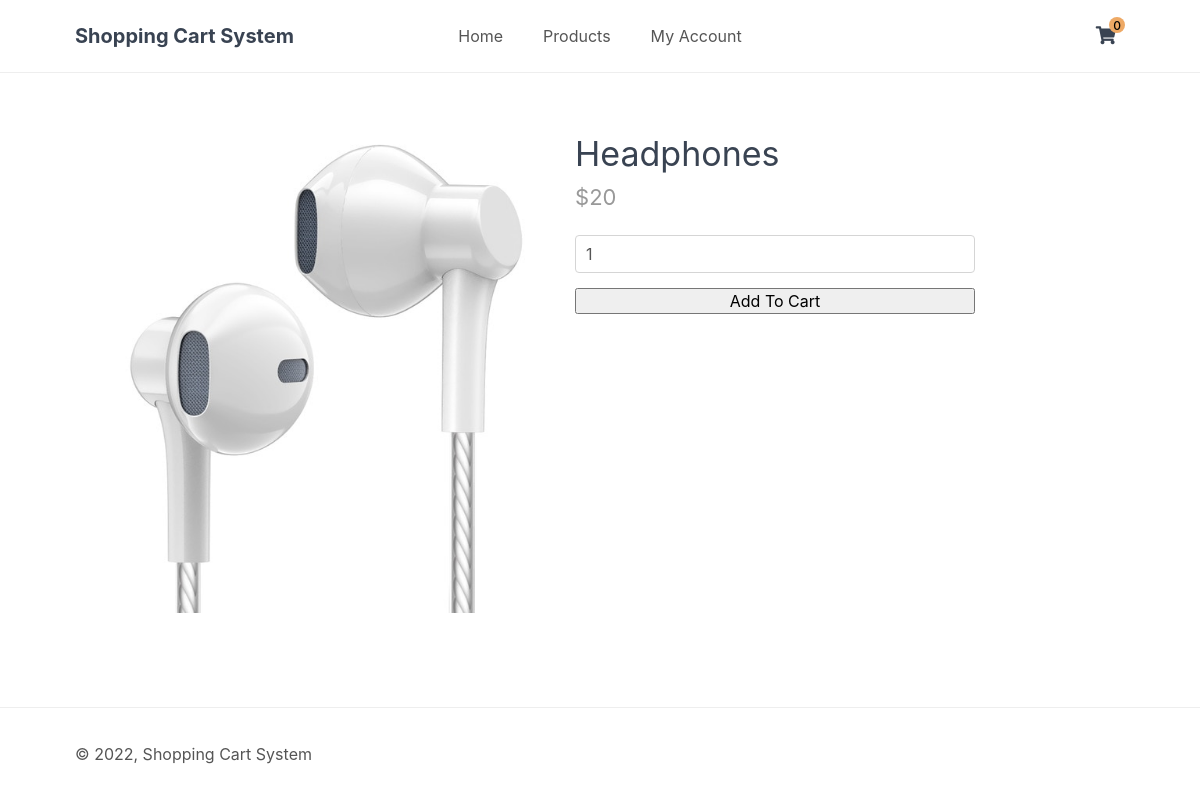
Screenshot of /index.php?page=product&id=3 with the database file from the repository.
### tables this page shows
CREATE TABLE IF NOT EXISTS `item` (
	`item_id`			INT NOT NULL AUTO_INCREMENT,
	`item_name` 		VARCHAR(64),
	`desc` 				VARCHAR(1024),
	`price` 			INT,
	`discount_price`	INT,
	`quantity` 			INT,
	`img` 				VARCHAR(32),
	`date_added` 		DATETIME NOT NULL DEFAULT CURRENT_TIMESTAMP,
	`availability` 		BOOLEAN,
	PRIMARY KEY (`item_id`)
);

### index.php (called while the page is built, shortened)
<?php
include 'functions.php';
$page = isset($_GET['page']) && file_exists($_GET['page'] . '.php') ? $_GET['page'] : 'home';
include $page . '.php';
?>

### product.php (the view, shortened to what this page needs)
<?php
if (isset($_GET['id'])) {
    $stmt = $pdo->prepare('SELECT * FROM item WHERE item_id = ?');
    $stmt->execute([$_GET['id']]);
    $product = $stmt->fetch(PDO::FETCH_ASSOC);
} else {
    exit('Product does not exist!');
}
?>
<?=template_header('Product')?>
<div class="product content-wrapper">
    <img src="imgs/<?=$product['img']?>" width="500" height="500" alt="<?=$product['item_name']?>">
    <div>
        <h1 class="name"><?=$product['item_name']?></h1>
        <span class="price">
            &dollar;<?=$product['price']?>
        </span>
        <form action="index.php?page=cart" method="post">
            <input type="number" name="quantity" value="1" min="1" max="<?=$product['quantity']?>" placeholder="Quantity" required>
            <input type="submit" value="Add To Cart">
        </form>
    </div>
</div>
<?=template_footer()?>

### style.css (style rules this page uses)
* { box-sizing: border-box; font-family: -apple-system, BlinkMacSystemFont, "segoe ui", roboto, oxygen, ubuntu, cantarell, "fira sans", "droid sans", "helvetica neue", Arial, sans-serif; font-size: 16px; }
html { height: 100%; }
body { position: relative; min-height: 100%; color: #555555; background-color: #FFFFFF; margin: 0; padding-bottom: 100px; }
h1, h2, h3, h4, h5 { color: #394352; }
.content-wrapper { width: 1050px; margin: 0 auto; }
main > .product { display: flex; padding: 40px 0; }
main > .product h1 { font-size: 34px; font-weight: normal; margin: 0; padding: 20px 0 10px 0; }
main > .product .price { display: block; font-size: 22px; color: #999999; }
main > .product form { display: flex; flex-flow: column; margin: 25px 0 40px 0; }
main > .product form select, main > .product form input[type="number"], main > .product form input[type="text"], main > .product form input[type="datetime-local"] { width: 400px; padding: 8px 10px; margin-bottom: 15px; border: 1px solid #d5d5d5; color: #555555; border-radius: 4px; background-color: #fff; }

### rows the page displays
item: img (picture), item_name "Headphones", price "20"

### other values shown
$num_items_in_cart "0"
